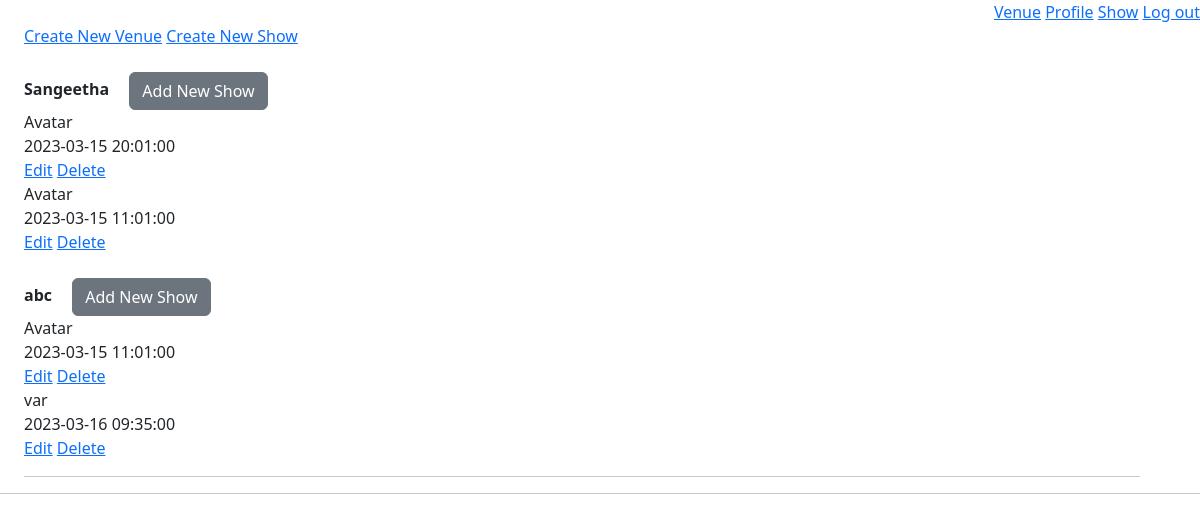
Before: /admin/1/home with the older database file.
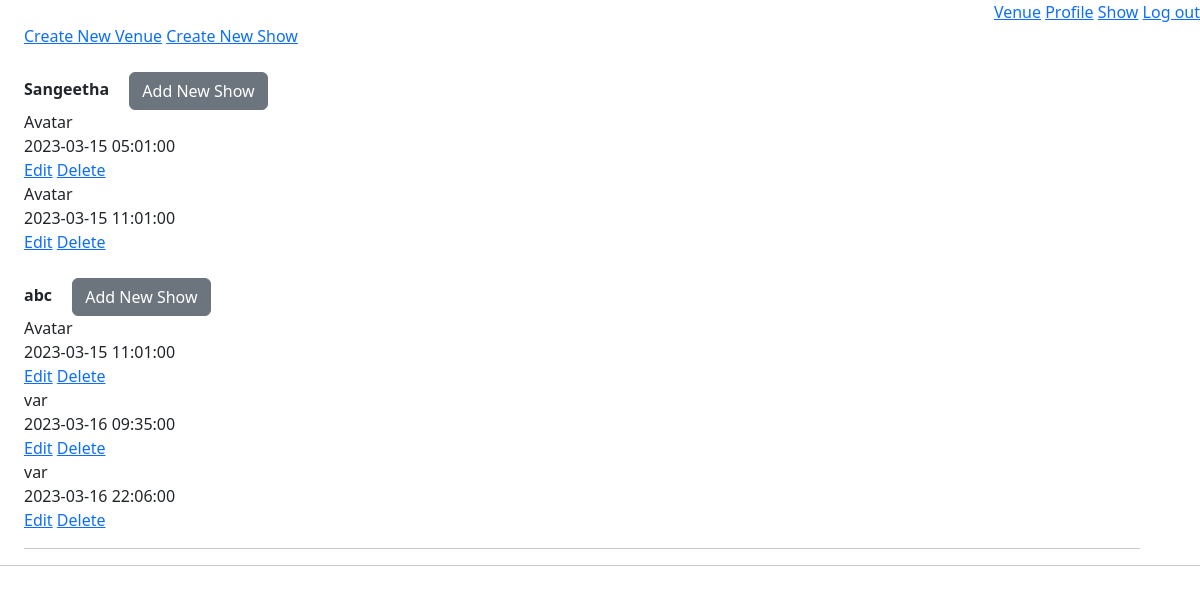
After: the same page with the newer database file.
### models/module.py (models this page shows)
class Venue(db.Model):
    venue_id = db.Column(db.Integer, autoincrement=True, primary_key=True)
    venue_name = db.Column(db.String(), nullable=False)
    place = db.Column(db.String(), nullable=False)
    location = db.Column(db.String())
    max_capacity = db.Column(db.Integer, nullable=False)
    fare2D = db.Column(db.Integer, nullable=False)
    fare3D = db.Column(db.Integer, nullable=False)
    venueShows = db.relationship("Show",
                                 backref="venues",
                                 secondary="show_venue")

class Show(db.Model):
    show_id = db.Column(db.Integer, autoincrement=True, primary_key=True)
    show_name = db.Column(db.String(), unique=True, nullable=False)
    min_fare = db.Column(db.Integer, nullable=False)
    duration = db.Column(db.Integer, nullable=False)
    is3d = db.Column(db.Boolean, nullable=False)
    tags = db.relationship("Showtag", backref="shows")

class ShowVenue(db.Model):
    sv_id = db.Column(db.Integer, autoincrement=True, primary_key=True)
    show_id = db.Column(db.Integer,
                        db.ForeignKey("show.show_id"),
                        nullable=False)
    venue_id = db.Column(db.Integer,
                         db.ForeignKey("venue.venue_id"),
                         nullable=False)
    time = db.Column(db.DateTime)

### app.py (the view, shortened to what this page needs)
@app.route("/admin/<int:a_id>/home", methods={"GET", "POST"})
def adminHome(a_id):
    v = Venue.query.all()
    list = []
    for e in v:
        allVenueShow = ShowVenue.query.filter_by(venue_id=e.venue_id).all()
        eachjson = {}
        eachjson["venue_id"] = e.venue_id
        eachjson["venue_name"] = e.venue_name
        eachjson["place"] = e.place
        eachjson["location"] = e.location
        eachjson["shows"] = []
        for ee in allVenueShow:
            currentShow = Show.query.filter_by(show_id=ee.show_id).first()
            innerjson = {}
            innerjson["sv_id"] = ee.sv_id
            innerjson["time"] = ee.time
            innerjson["show_name"] = currentShow.show_name
            eachjson["shows"].append(innerjson)
        list.append(eachjson)
    return render_template("adminHome.html", Venue=list, adminId=a_id)

### templates/adminHome.html (shortened to what this page needs)
<!DOCTYPE html>
<html>
<head>
    <link href="https://cdn.jsdelivr.net/npm/bootstrap@5.3.0-alpha1/dist/css/bootstrap.min.css" rel="stylesheet"
>
    <link rel="stylesheet" href="https://cdnjs.cloudflare.com/ajax/libs/font-awesome/4.7.0/css/font-awesome.min.css">
</head>
<body>
    <div style="text-align: right;">
        <a href="/admin/{{adminId}}/venue">Venue</a>
        <a href="/admin/{{adminId}}/profile">Profile</a>
        <a href="/admin/{{adminId}}/show">Show</a>
        <a href="/admin/login">Log out</a>
    </div>
    <div style="margin-left: 1%;" class="container">
        <a href="/admin/{{adminId}}/venue/create">Create New Venue</a>
        <a href="/admin/{{adminId}}/show/create">Create New Show</a>
        <br> {%for each in Venue%}
        <br> <b>{{each.venue_name}}&emsp;</b>
        <a href="/admin/{{adminId}}/venue/{{each.venue_id}}/allocate" name="add" class="btn btn-secondary">Add New
            Show</a>
        {%for each1 in each.shows%}
        <div>
            <label>{{each1.show_name}}</label><br>
            <label>{{each1.time}}</label><br>
            <a name="edit" href="/admin/{{adminId}}/edit/{{each1.sv_id}}">Edit</a>
            <a name="delete" href="/admin/{{adminId}}/delete/{{each1.sv_id}}">Delete</a>
        </div>
        {%endfor%}
        {%endfor%}
        <hr>
    </div>
    <hr>
</body>
</html>

Changed rows visible on the page:
changed through a linked row, Show "Avatar": time "2023-03-15 20:01:00" → "2023-03-15 05:01:00"
changed Venue "abc": gains Show (show_name "var", time "2023-03-16 09:35:00", time "2023-03-16 22:06:00")
